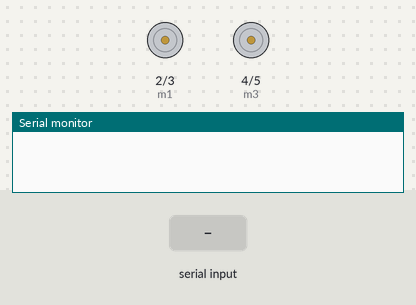
This sketch was run on a simulated Arduino Uno, built with avr-gcc and run on an emulated ATmega328P. Parts: motor-driver pin pairs drawn as motors (green arrow = first pin HIGH = forward, orange = second pin HIGH = backward, longer = more drive), the last lines printed to the serial monitor. The inputs (shaded band) are chosen by the test bench.

Above: at 1.2 s.
1.3 s: "1" received over the second serial link
At 2.1 s:
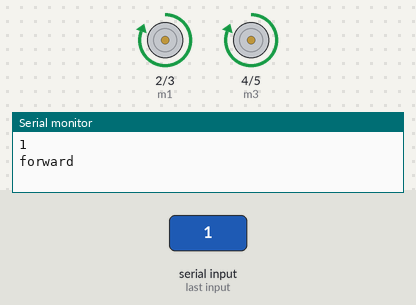
2.8 s: "2" received over the second serial link
At 4.0 s:
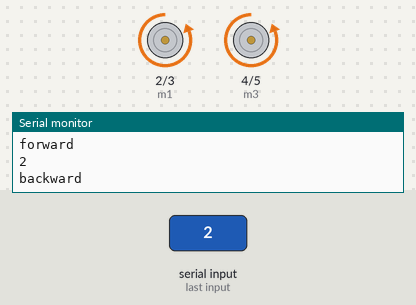
4.3 s: "3" received over the second serial link
At 5.3 s:
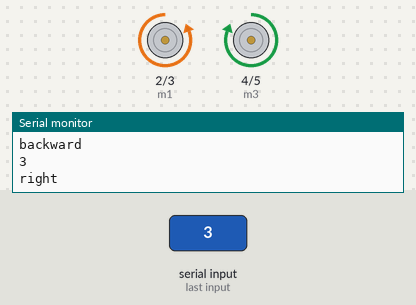
5.8 s: "4" received over the second serial link
At 6.4 s:
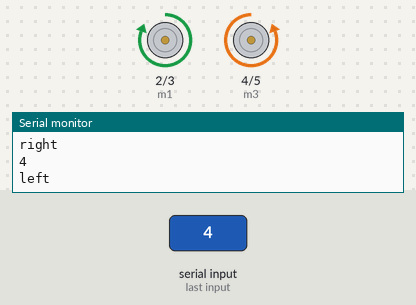
Timing chart, 0 to 8.3 s (numbered marks = the images above; inputs shaded):
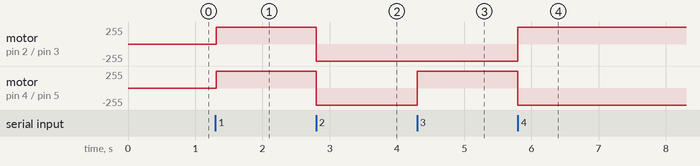

The sketch:

sketch_sep21a.ino
```cpp
#include<SoftwareSerial.h>
SoftwareSerial bt(8, 9);//rx,tx
#define m1 2
#define m2 3
#define m3 4
#define m4 5


void setup()
{
  Serial.begin(9600);
  bt.begin(9600);
  pinMode(m1, OUTPUT);
  pinMode(m2, OUTPUT);
  pinMode(m3, OUTPUT);
  pinMode(m4, OUTPUT);
//  pinMode(buz, OUTPUT);
}

void loop()
{
  if (bt.available() > 0)
  {
    char data = bt.read();
    Serial.println(data);

    if (data == '1')
    {
      Serial.println("forward");
      bt.println("forward");
      forward();
    }

    if (data == '2')
    {
      Serial.println("backward");
      backward();
    }

    if (data == '3')
    {
      Serial.println("right");
      right();
    }

    if (data == '4')
    {
      Serial.println("left");
      left();
    }
    if (data == '5')
    {
      Serial.println("stop");
      Stop();
    }
  }
}


void forward()
{
  digitalWrite(m1, HIGH);
  digitalWrite(m2, LOW);
  digitalWrite(m3, HIGH);
  digitalWrite(m4, LOW);
}

void backward()
{
  digitalWrite(m1, LOW);
  digitalWrite(m2, HIGH);
  digitalWrite(m3, LOW);
  digitalWrite(m4, HIGH);
}

void left()
{
  digitalWrite(m1, HIGH);
  digitalWrite(m2, LOW);
  digitalWrite(m3, LOW);
  digitalWrite(m4, HIGH);
}

void right()
{
  digitalWrite(m1, LOW);
  digitalWrite(m2, HIGH);
  digitalWrite(m3, HIGH);
  digitalWrite(m4, LOW);
}

void Stop()
{
  digitalWrite(m1, LOW);
  digitalWrite(m2, LOW);
  digitalWrite(m3, LOW);
  digitalWrite(m4, LOW);
}
```

Measured:
- after the input at 1.3 s, motor on pin 2 (m1) / pin 3 (m2), motor on pin 4 (m3) / pin 5 (m4): stopped → forward 255/255 at once
- after the input at 2.8 s, motor on pin 2 (m1) / pin 3 (m2), motor on pin 4 (m3) / pin 5 (m4): forward 255/255 → backward 255/255 at once
- after the input at 4.3 s, motor on pin 4 (m3) / pin 5 (m4): backward 255/255 → forward 255/255 at once
- after the input at 5.8 s, motor on pin 2 (m1) / pin 3 (m2): backward 255/255 → forward 255/255 at once; motor on pin 4 (m3) / pin 5 (m4): forward 255/255 → backward 255/255 at once
